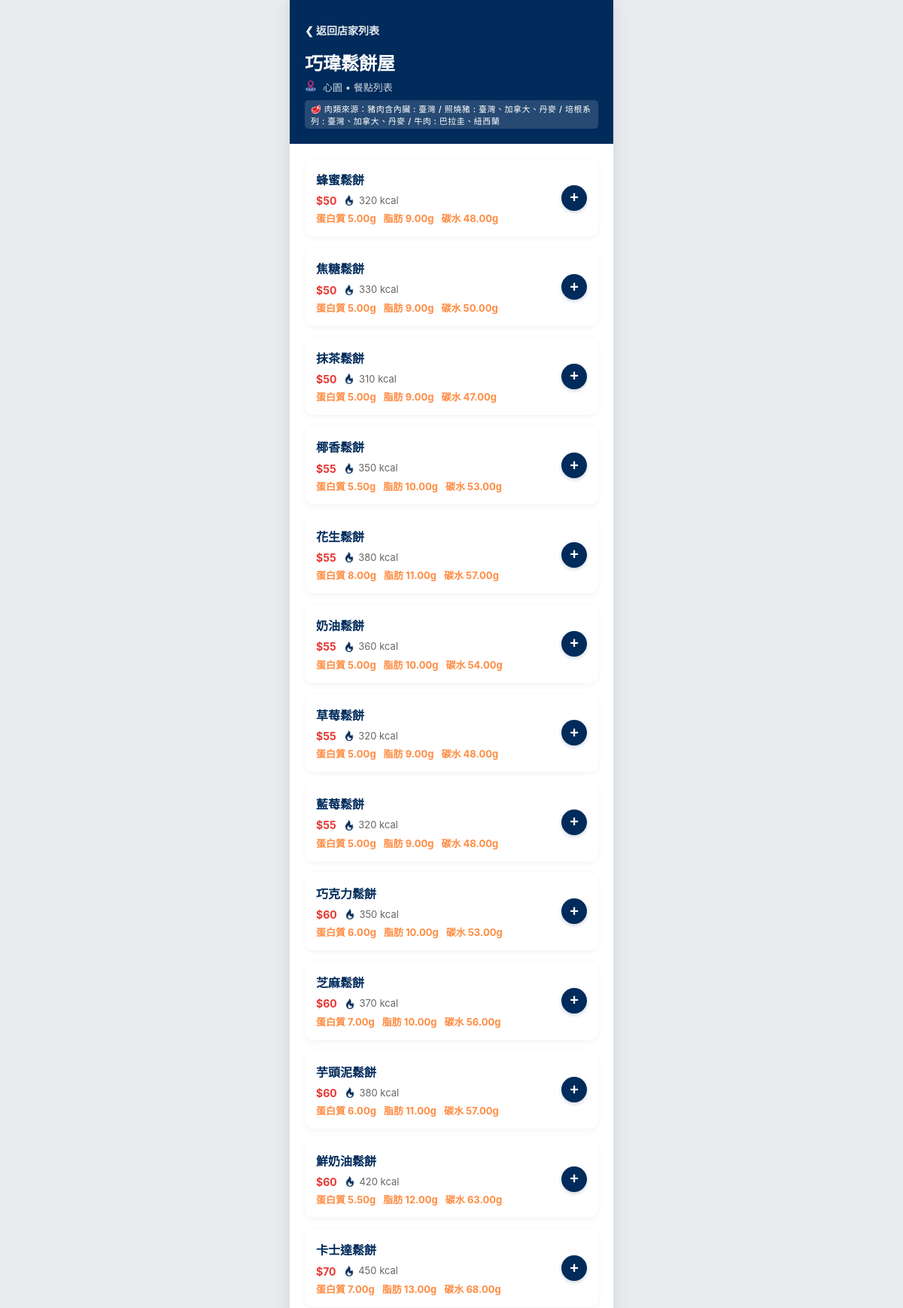
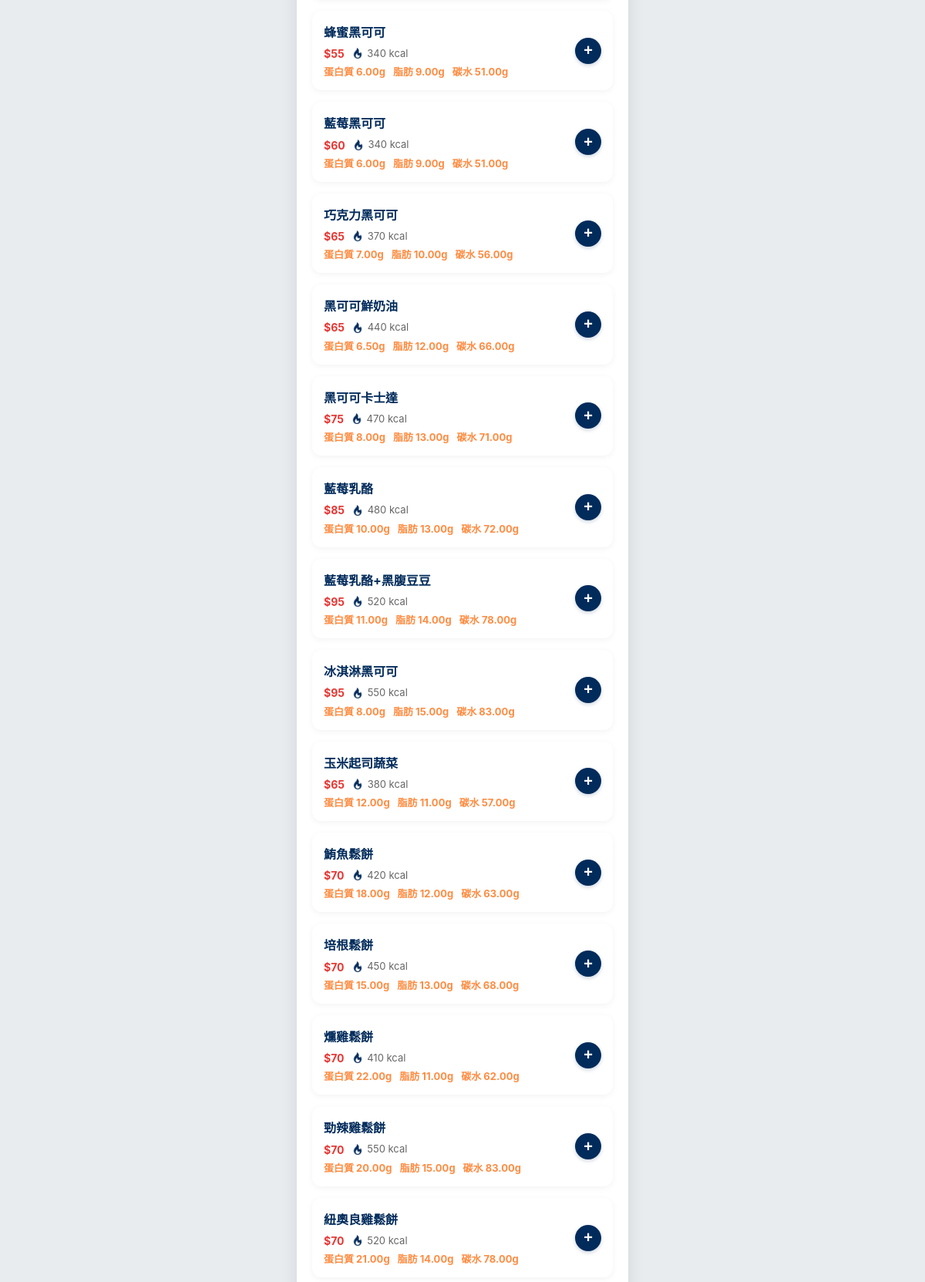
Screenshot of /restaurant_detail.php?r_id=1 (upper part) with the database file from the repository (2 pictures, top to bottom).
### tables this page shows
CREATE TABLE `restaurants` (
  `r_id` int(11) NOT NULL,
  `name` varchar(50) NOT NULL,
  `location` varchar(20) NOT NULL,
  `description` text DEFAULT NULL,
  `image_url` varchar(255) DEFAULT 'default.jpg'
);

CREATE TABLE `items` (
  `item_id` int(11) NOT NULL,
  `c_id` int(11) NOT NULL,
  `name` varchar(150) NOT NULL,
  `price` decimal(10,2) NOT NULL DEFAULT 0.00,
  `calories` int(11) DEFAULT NULL,
  `protein` decimal(5,2) DEFAULT NULL,
  `fat` decimal(5,2) DEFAULT NULL,
  `carbs` decimal(5,2) DEFAULT NULL,
  `is_vegetarian` tinyint(1) DEFAULT 0,
  `item_status` tinyint(1) NOT NULL DEFAULT 1
);

### restaurant_detail.php (the view, shortened to what this page needs)
<?php
include('header.php');
$r_id = isset($_GET['r_id']) ? intval($_GET['r_id']) : 0;
$res_sql = "SELECT r.name, r.location
            FROM restaurants r
            WHERE r.r_id = $r_id";
$res_result = $conn->query($res_sql);
$res_name = "餐廳資訊";
$res_loc = "未知位置";
$res_place = "";
if ($res_result && $res_result->num_rows > 0) {
    $res_data = $res_result->fetch_assoc();
    $res_name = $res_data['name'];
    $res_loc = $res_data['location'];
}
$origin_sql = "SELECT meat_type, country FROM meatorigins WHERE r_id = $r_id";
$origin_result = $conn->query($origin_sql);
$origin_list = [];
if ($origin_result && $origin_result->num_rows > 0) {
    while ($ori_data = $origin_result->fetch_assoc()) {
        $origin_list[] = $ori_data['meat_type'] . " : " . $ori_data['country'];
    }
    $res_place = implode(' / ', $origin_list);
}
$sql = "SELECT i.item_id, i.name, i.price, i.calories, i.protein, i.fat, i.carbs, i.is_vegetarian
        FROM items i
        JOIN categories c ON i.c_id = c.c_id
        WHERE c.r_id = $r_id
        AND i.item_status = 1
        ORDER BY i.c_id ASC, i.item_id ASC";
$result = $conn->query($sql);
?>
<div class="header-section">
    <a href="index.php" class="back-btn">❮ 返回店家列表</a>
    <div class="header-title" style="display: flex; flex-direction: column; align-items: flex-start; gap: 6px;">
        <h1 style="margin: 0; font-size: 24px; color: #ffffff;">
            <?php echo htmlspecialchars($res_name); ?>
        </h1>
        <p style="margin: 0; display: flex; align-items: center; gap: 4px;">
            <img src="icon/destination_icon.png" alt="地點" class="dest-icon">
            <?php echo htmlspecialchars($res_loc); ?> • 餐點列表
        </p>
        <?php if (!empty($res_place)): ?>
            <div style="margin-top: 2px;">
                <span style="
                    font-size: 11px;
                    background-color: rgba(255, 255, 255, 0.15); /* 💡 白色 15% 透明度，會依底色呈現細緻的淺灰透明感 */
                    color: #ffffff; /* 💡 字體白色 */
                    border: none; /* 💡 不要邊框 */
                    padding: 3px 8px;
                    border-radius: 5px;
                    font-weight: 500;
                    letter-spacing: 0.5px;
                    display: inline-flex;
                    align-items: center;
                    backdrop-filter: blur(2px); /* 選擇性：加上微微的毛玻璃模糊效果，更有質感 */
                ">
                    🥩 肉類來源：<?php echo htmlspecialchars($res_place); ?>
                </span>
            </div>
        <?php endif; ?>
    </div>
</div>
<div class="menu-container">
    <?php if ($result && $result->num_rows > 0): ?>
        <?php while($row = $result->fetch_assoc()): ?>
            <?php
                $is_admin_or_owner = isset($_SESSION['role_id']) && in_array($_SESSION['role_id'], [1,2]);
                $show_add_btn = !$is_admin_or_owner;
            ?>
            <div class="item-card" data-item-id="<?php echo $row['item_id']; ?>" data-item-name="<?php echo htmlspecialchars($row['name'], ENT_QUOTES); ?>" data-price="<?php echo floatval($row['price']); ?>" data-calories="<?php echo htmlspecialchars($row['calories']); ?>" data-protein="<?php echo htmlspecialchars($row['protein']); ?>" data-fat="<?php echo htmlspecialchars($row['fat']); ?>" data-carbs="<?php echo htmlspecialchars($row['carbs']); ?>" style="display: flex; align-items: center; justify-content: space-between; padding: 15px; background: white; border-radius: 12px; margin-bottom: 15px; box-shadow: 0 2px 8px rgba(0,0,0,0.05);">
                <div class="item-info" style="display: flex; align-items: flex-start; gap: 12px; flex: 1;">
                    <div style="flex: 1;">
                        <h4 class="item-name" style="margin: 0; font-size: 16px; color: var(--fujen-blue, #002B5B);"><?php echo htmlspecialchars($row['name']); ?></h4>
                        <div class="nutrition">
                            <div class="nutrition-row">
                                <span class="price-tag">$<?php echo floatval($row['price']); ?></span>
                                <span><img src="icon/fire_icon.png" alt="熱量" class="fire-icon"> <?php echo ($row['calories'] !== null) ? $row['calories'] : '---'; ?> kcal</span>
                            </div>
                            <div class="nutrition-row">
                                <span class="pro-tag">蛋白質 <?php echo isset($row['protein']) ? $row['protein'] : '0'; ?>g</span>
                                <span class="pro-tag">脂肪 <?php echo isset($row['fat']) ? $row['fat'] : '0'; ?>g</span>
                                <span class="pro-tag">碳水 <?php echo isset($row['carbs']) ? $row['carbs'] : '0'; ?>g</span>
                            </div>
                        </div>
                    </div>
                </div>
                <?php if ($show_add_btn): ?>
                    <button class="add-btn" onclick="openTrayModal(<?php echo $row['item_id']; ?>, '<?php echo htmlspecialchars($row['name']); ?>')"
                            style="margin-left: 15px; flex-shrink: 0;">+</button>
                <?php endif; ?>
            </div>
        <?php endwhile; ?>
    <?php endif; ?>
</div>
<?php include('footer.php'); ?>

### style.css (style rules this page uses)
:root { --fujen-blue: #002B5B; --primary-orange: #FF8C42; --bg-light: #f4f7f9; --text-gray: #888; --white: #ffffff; }
body { background-color: #e9ecef; margin: 0; padding: 0; display: flex; justify-content: center; font-family: 'PingFang TC', -apple-system, sans-serif; }
.item-info { flex: 1; }
.item-name { margin: 0; font-size: 16px; color: var(--fujen-blue, #002B5B); display: inline-block; vertical-align: middle; }
.back-btn { color: #ffffff !important; text-decoration: none; font-size: 14px; font-weight: bold; display: inline-block; position: relative; z-index: 10; }

### restaurant_detail.php (style rules this page uses)
.header-section { background-color: var(--fujen-blue, #002B5B); color: white; padding: 30px 20px 20px; position: relative; }
.back-btn { color: white; text-decoration: none; font-size: 14px; display: inline-block; margin-bottom: 15px; opacity: 0.9; }
.header-title h1 { margin: 0; font-size: 24px; }
.header-title p { margin: 5px 0 0; font-size: 13px; opacity: 0.8; }
.menu-container { padding: 20px; }
.item-card { display: flex; align-items: center; justify-content: space-between; padding: 15px; background: white; border-radius: 12px; margin-bottom: 15px; box-shadow: 0 2px 8px rgba(0,0,0,0.05); }
.item-info h4 { margin: 0; font-size: 16px; color: var(--fujen-blue, #002B5B); }
.nutrition { font-size: 13px; margin-top: 8px; color: #666; display: flex; flex-direction: column; gap: 5px; }
.nutrition-row { display: flex; flex-wrap: wrap; gap: 10px; align-items: center; }
.price-tag { color: #E53935; font-weight: bold; font-size: 14px; }
.pro-tag { color: var(--primary-orange, #FF8C42); font-weight: bold; }
.fire-icon { width: 14px; height: 14px; object-fit: contain; vertical-align: middle; margin-right: 2px; margin-bottom: 2px; }
.dest-icon { width: 16px; height: 16px; object-fit: contain; vertical-align: middle; margin-right: 4px; margin-bottom: 3px; opacity: 0.9; }
.add-btn { background: var(--fujen-blue, #002B5B); color: white; width: 34px; height: 34px; display: flex; justify-content: center; align-items: center; border-radius: 50%; border: none; font-size: 20px; font-weight: bold; flex-shrink: 0; box-shadow: 0 2px 5px rgba(0,43,91,0.2); cursor: pointer; }

### rows the page displays
restaurants: name "巧瑋鬆餅屋", location "心園"
items: name "蜂蜜鬆餅", price "50", calories "320", protein "5.00", fat "9.00", carbs "48.00"
items: name "焦糖鬆餅", price "50", calories "330", protein "5.00", fat "9.00", carbs "50.00"
items: name "抹茶鬆餅", price "50", calories "310", protein "5.00", fat "9.00", carbs "47.00"
items: name "椰香鬆餅", price "55", calories "350", protein "5.50", fat "10.00", carbs "53.00"
items: name "花生鬆餅", price "55", calories "380", protein "8.00", fat "11.00", carbs "57.00"
items: name "奶油鬆餅", price "55", calories "360", protein "5.00", fat "10.00", carbs "54.00"
items: name "草莓鬆餅", price "55", calories "320", protein "5.00", fat "9.00", carbs "48.00"
items: name "藍莓鬆餅", price "55", calories "320", protein "5.00", fat "9.00", carbs "48.00"
items: name "巧克力鬆餅", price "60", calories "350", protein "6.00", fat "10.00", carbs "53.00"
items: name "芝麻鬆餅", price "60", calories "370", protein "7.00", fat "10.00", carbs "56.00"
items: name "芋頭泥鬆餅", price "60", calories "380", protein "6.00", fat "11.00", carbs "57.00"
items: name "鮮奶油鬆餅", price "60", calories "420", protein "5.50", fat "12.00", carbs "63.00"
items: name "卡士達鬆餅", price "70", calories "450", protein "7.00", fat "13.00", carbs "68.00"
items: name "蜂蜜黑可可", price "55", calories "340", protein "6.00", fat "9.00", carbs "51.00"
items: name "藍莓黑可可", price "60", calories "340", protein "6.00", fat "9.00", carbs "51.00"
items: name "巧克力黑可可", price "65", calories "370", protein "7.00", fat "10.00", carbs "56.00"
items: name "黑可可鮮奶油", price "65", calories "440", protein "6.50", fat "12.00", carbs "66.00"
items: name "黑可可卡士達", price "75", calories "470", protein "8.00", fat "13.00", carbs "71.00"
items: name "藍莓乳酪", price "85", calories "480", protein "10.00", fat "13.00", carbs "72.00"
items: name "藍莓乳酪+黑腹豆豆", price "95", calories "520", protein "11.00", fat "14.00", carbs "78.00"
items: name "冰淇淋黑可可", price "95", calories "550", protein "8.00", fat "15.00", carbs "83.00"
items: name "玉米起司蔬菜", price "65", calories "380", protein "12.00", fat "11.00", carbs "57.00"
items: name "鮪魚鬆餅", price "70", calories "420", protein "18.00", fat "12.00", carbs "63.00"
items: name "培根鬆餅", price "70", calories "450", protein "15.00", fat "13.00", carbs "68.00"
items: name "燻雞鬆餅", price "70", calories "410", protein "22.00", fat "11.00", carbs "62.00"
items: name "勁辣雞鬆餅", price "70", calories "550", protein "20.00", fat "15.00", carbs "83.00"
items: name "紐奧良雞鬆餅", price "70", calories "520", protein "21.00", fat "14.00", carbs "78.00"

### other values shown
$res_place "豬肉含內臟 : 臺灣 / 照燒豬 : 臺灣、加拿大、丹麥 / 培根系列 : 臺灣、加拿大、丹麥 / 牛肉 : 巴拉圭、紐西蘭"
